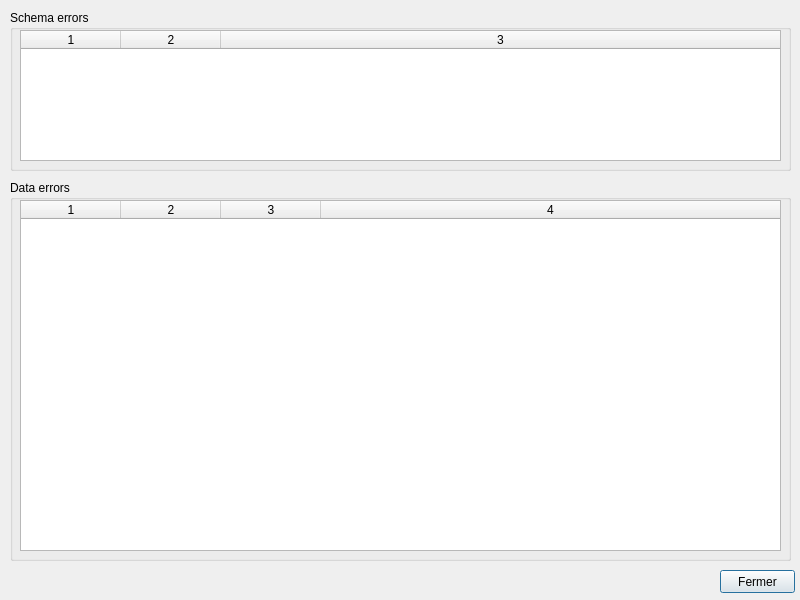
<?xml version="1.0" encoding="UTF-8"?>
<ui version="4.0">
 <class>Dialog</class>
 <widget class="QDialog" name="Dialog">
  <property name="geometry">
   <rect>
    <x>0</x>
    <y>0</y>
    <width>800</width>
    <height>600</height>
   </rect>
  </property>
  <property name="sizePolicy">
   <sizepolicy hsizetype="Fixed" vsizetype="Fixed">
    <horstretch>0</horstretch>
    <verstretch>0</verstretch>
   </sizepolicy>
  </property>
  <property name="windowTitle">
   <string>Errors summary</string>
  </property>
  <widget class="QPushButton" name="btnClose">
   <property name="geometry">
    <rect>
     <x>720</x>
     <y>570</y>
     <width>75</width>
     <height>23</height>
    </rect>
   </property>
   <property name="text">
    <string>Fermer</string>
   </property>
  </widget>
  <widget class="QGroupBox" name="gbSchemaErrors">
   <property name="geometry">
    <rect>
     <x>10</x>
     <y>10</y>
     <width>781</width>
     <height>161</height>
    </rect>
   </property>
   <property name="title">
    <string>Schema errors</string>
   </property>
   <widget class="QTableWidget" name="tabSchemaErrors">
    <property name="geometry">
     <rect>
      <x>10</x>
      <y>20</y>
      <width>761</width>
      <height>131</height>
     </rect>
    </property>
    <property name="selectionMode">
     <enum>QAbstractItemView::SingleSelection</enum>
    </property>
    <property name="selectionBehavior">
     <enum>QAbstractItemView::SelectRows</enum>
    </property>
    <property name="columnCount">
     <number>3</number>
    </property>
    <attribute name="horizontalHeaderStretchLastSection">
     <bool>true</bool>
    </attribute>
    <column/>
    <column/>
    <column/>
   </widget>
  </widget>
  <widget class="QGroupBox" name="gbDataErrors">
   <property name="geometry">
    <rect>
     <x>10</x>
     <y>180</y>
     <width>781</width>
     <height>381</height>
    </rect>
   </property>
   <property name="title">
    <string>Data errors</string>
   </property>
   <widget class="QTableWidget" name="tabDataErrors">
    <property name="geometry">
     <rect>
      <x>10</x>
      <y>20</y>
      <width>761</width>
      <height>351</height>
     </rect>
    </property>
    <property name="selectionMode">
     <enum>QAbstractItemView::SingleSelection</enum>
    </property>
    <property name="selectionBehavior">
     <enum>QAbstractItemView::SelectRows</enum>
    </property>
    <property name="columnCount">
     <number>4</number>
    </property>
    <attribute name="horizontalHeaderStretchLastSection">
     <bool>true</bool>
    </attribute>
    <column/>
    <column/>
    <column/>
    <column/>
   </widget>
  </widget>
 </widget>
 <resources/>
 <connections>
  <connection>
   <sender>btnClose</sender>
   <signal>clicked()</signal>
   <receiver>Dialog</receiver>
   <slot>accept()</slot>
   <hints>
    <hint type="sourcelabel">
     <x>757</x>
     <y>581</y>
    </hint>
    <hint type="destinationlabel">
     <x>399</x>
     <y>299</y>
    </hint>
   </hints>
  </connection>
 </connections>
</ui>
